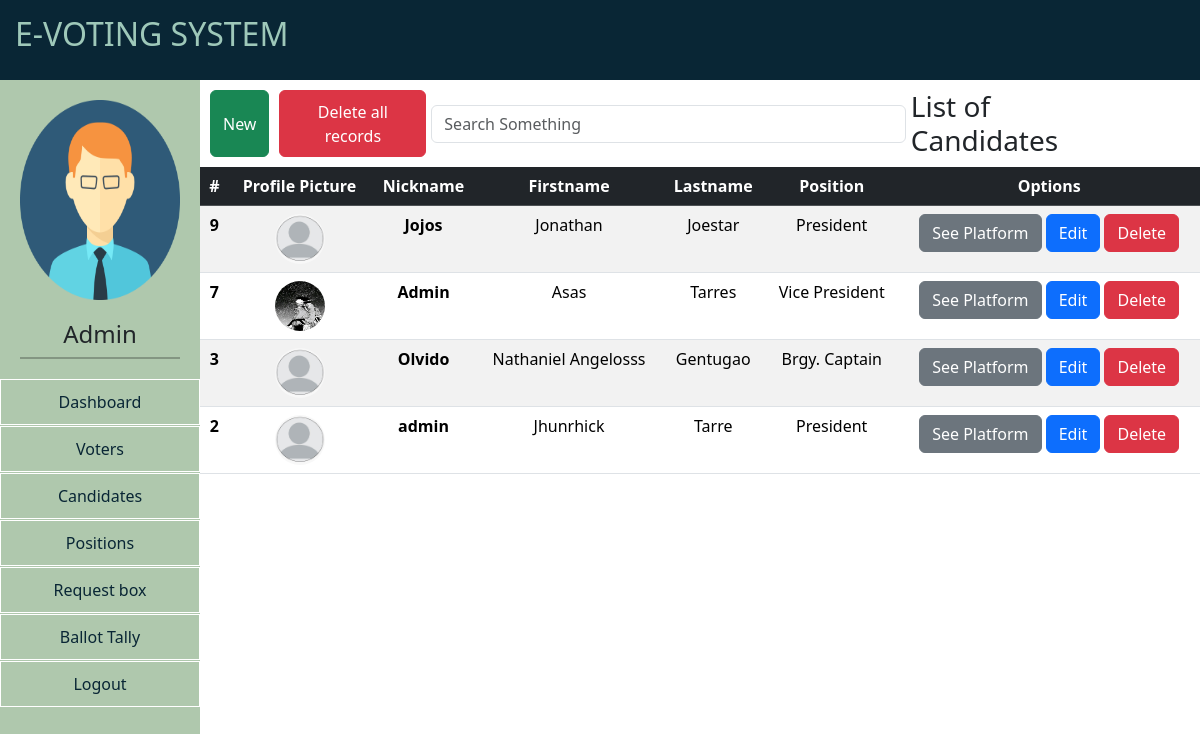
Page /admin/candidates.php on the committed database.
### tables this page shows
CREATE TABLE `candidate` (
  `id` int(11) NOT NULL,
  `profile_pic` varchar(40) NOT NULL,
  `candidate_first_name` varchar(20) NOT NULL,
  `candidate_last_name` varchar(20) NOT NULL,
  `candidate_nickname` varchar(20) NOT NULL,
  `Position` varchar(25) NOT NULL,
  `Platform` text NOT NULL
);

### includes/candidates_crud.php (the view, shortened to what this page needs)
<link rel="stylesheet" href="../css/position_crud.css">
<div class="nav-body">
<div class="left-group">
  <button type="button" class="btn btn-success" data-bs-toggle="modal" data-bs-target="#NewModal">
    New
  </button>
  <button type="button" class="btn btn-danger" data-bs-toggle="modal" data-bs-target="#NewModal">
    Delete all records
  </button>
</div>
<div class="form-search-control">
    <input type="text" name="search" class="form-control" id="seachControl" placeholder="Search Something" required>
</div>
<h3>List of Candidates</h3>
</div>
<table class="table table-striped">
<thead class="table-dark">
    <tr>
      <th scope="col">#</th>
      <th scope="col">Profile Picture</th>
      <th scope="col">Nickname</th>
      <th scope="col">Firstname</th>
      <th scope="col">Lastname</th>
      <th scope="col">Position</th>
      <th id="option" scope="col" >Options</th>
    </tr>
  </thead>
  <tbody id="records">
    <?php
      include "../includes/db.php";
      $query = $conn->prepare("SELECT * FROM candidate ORDER BY id DESC");
      $query->execute();
      ?>
      <?php foreach($query as $rows): ?>
        <tr>
        <th scope="row"><?php echo $rows['id']; ?></th>
        <td><img src="<?php echo "../profile/".$rows['profile_pic']; ?>" alt=""></td>
        <th><?php echo $rows['candidate_nickname']; ?></th>
        <td><?php echo $rows['candidate_first_name']; ?></td>
        <td><?php echo $rows['candidate_last_name']; ?></td>
        <td><?php echo $rows['Position']; ?></td>
        <td><button type="button" class="btn btn-secondary" data-bs-toggle="modal" data-bs-target="#seePlatformModal-<?php echo $rows['id'];?>">See Platform</button>
        <button type="button" class="btn btn-primary" data-bs-toggle="modal" data-bs-target="#editModal-<?php echo $rows['id'];?>">Edit</button>
        <button type="button" class="btn btn-danger" data-bs-toggle="modal" data-bs-target="#DeleteModal-<?php echo $rows['id'];?>">Delete</button></td>
      </tr>
      <?php endforeach; ?>
  </tbody>
</table>

### css/bootstrap.php (shortened to what this page needs)
<link rel="stylesheet" href="https://cdn.jsdelivr.net/npm/bootstrap@5.3.2/dist/css/bootstrap.min.css">

### admin/candidates.php (shortened to what this page needs)
<?php include "../css/bootstrap.php";
session_start();?>
<!DOCTYPE html>
<html lang="en">
<head>
</head>
<link rel="stylesheet" href="../css/default-style.css">
<body>
    <nav>
        <h2>E-VOTING SYSTEM</h2>
    </nav>
    <div class="side-bar">
        <div class="image-container"><img src="admin-profile.png" alt=""></div>
        <h4>Admin</h4>
        <hr>
        <ul>
            <a href="dashboard.php">
                <li>Dashboard</li>
            </a><a href="voters.php">
                <li>Voters</li>
            </a><a href="candidates.php">
                <li>Candidates</li>
            </a><a href="positions.php">
                <li>Positions</li>
            </a><a href="request.php">
                <li>Request box</li>
            </a><a href="ballot.php">
                <li>Ballot Tally</li>
            </a><a href="../logout.php">
                <li>Logout</li>
            </a>
        </ul>
    </div>
    <div class="bodypage">
       <?php include "../includes/candidates_crud.php";?>
    </div>
</body>
</html>

### css/default-style.css (style rules this page uses)
* { padding:0; margin:0; }
nav { height:10vh; background-color: #092635; padding:15px; position:fixed; width:100vw; top:0; }
.side-bar { width:200px; height:100vh; background-color: #AFC8AD; position:fixed; }
nav h2 { text-align:left; color:#9EC8B9; }
.side-bar ul { list-style-type:none; }
ul { padding:0; margin:0; }
ul li { margin-top:1px }
a { text-decoration: none; }
ul li { border:0.5px solid white; text-align:center; padding:10px; color:#092635; text-decoration: none; }
.image-container img { width: 100%; height:100%; }
.side-bar .image-container { width:100%; height:30vh; padding:20px; }
h4 { text-align:center; }
hr { border:1px solid black; width:80%; margin:auto; margin-bottom:20px; }
.bodypage { margin-top:10vh; margin-left:200px; }

### css/position_crud.css (style rules this page uses)
.nav-body { padding:5px; display:flex; justify-content:space-between; }
.nav-body h3 { margin: 5px 60px 5px 5px; }
td img { width:50px; height:50px; border-radius:360px; }
td, th { text-align:center; }
.left-group { display:flex; }
.left-group button { margin:5px; }
.form-search-control { width:50%; display:flex; align-items:center; }
#option { text-align:center; }

### rows in the picture
candidate: id "9", profile_pic (placeholder picture), candidate_nickname "Jojos", candidate_first_name "Jonathan", candidate_last_name "Joestar", Position "President"
candidate: id "7", profile_pic (picture), candidate_nickname "Admin", candidate_first_name "Asas", candidate_last_name "Tarres", Position "Vice President"
candidate: id "3", profile_pic (placeholder picture), candidate_nickname "Olvido", candidate_first_name "Nathaniel Angelosss", candidate_last_name "Gentugao", Position "Brgy. Captain"
candidate: id "2", profile_pic (placeholder picture), candidate_nickname "admin", candidate_first_name "Jhunrhick", candidate_last_name "Tarre", Position "President"
